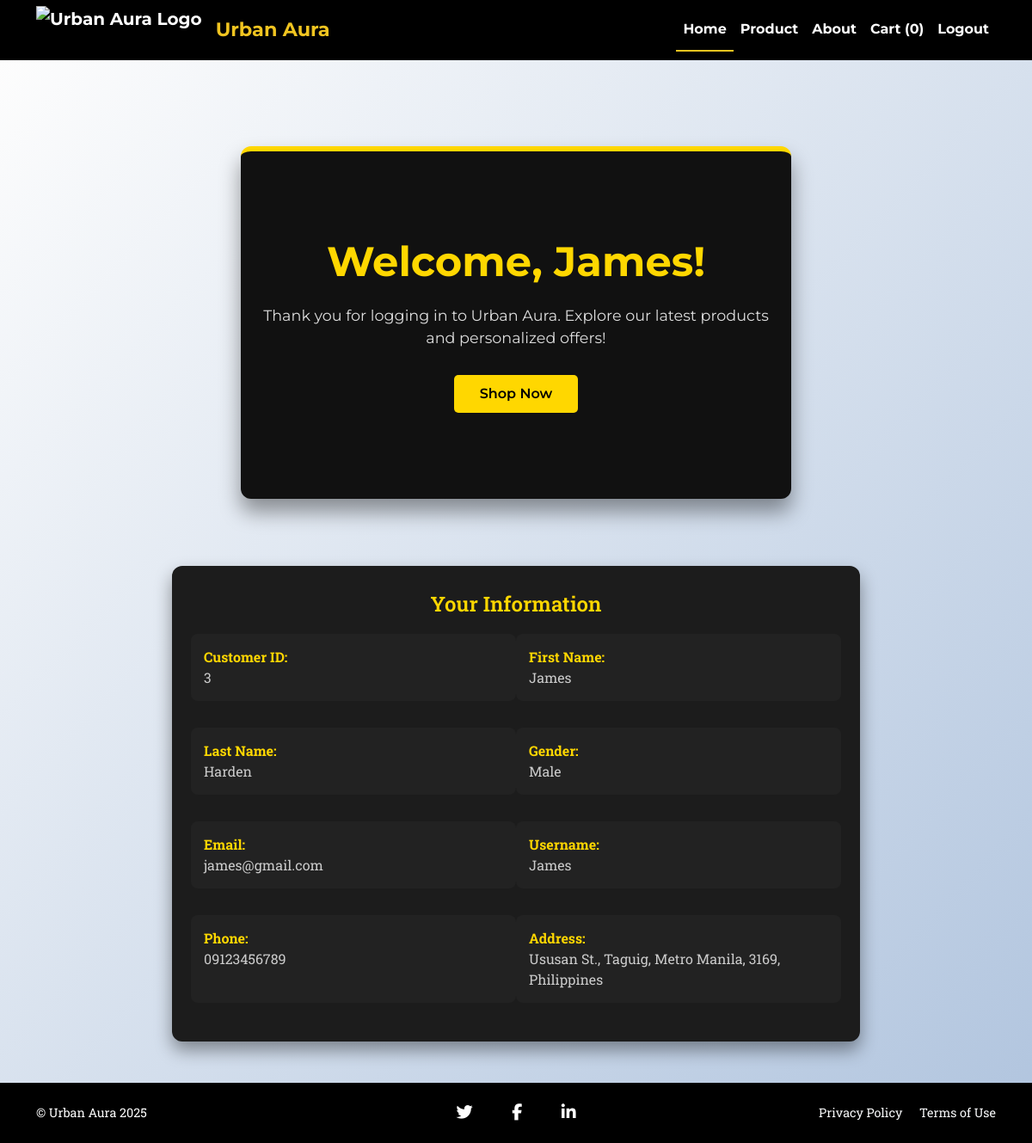
/welcome.php (signed in), run on the app's committed database.
### tables this page shows
CREATE TABLE `customer` (
  `customer_id` int(11) NOT NULL,
  `first_name` varchar(50) NOT NULL,
  `last_name` varchar(50) NOT NULL,
  `gender` enum('Male','Female','Other') DEFAULT NULL,
  `email` varchar(100) NOT NULL,
  `username` varchar(50) NOT NULL,
  `password` varchar(255) NOT NULL,
  `phone` varchar(20) DEFAULT NULL,
  `address` varchar(255) DEFAULT NULL
);

### welcome.php (the view, shortened to what this page needs)
<?php
$customer_id = $_SESSION['customer_id'];
$conn = new mysqli("localhost", "root", "", "online_merchandise");
$stmt = $conn->prepare("SELECT customer_id, first_name, last_name, gender, email, username, phone, address FROM Customer WHERE customer_id = ?");
$stmt->bind_param("i", $customer_id);
$stmt->execute();
$result = $stmt->get_result();
$user = $result->fetch_assoc();
$session_id = session_id();
if ($customer_id) {
    $stmt = $conn->prepare("SELECT SUM(quantity) AS total FROM Cart WHERE customer_id = ?");
    $stmt->bind_param("i", $customer_id);
} else {
    $stmt = $conn->prepare("SELECT SUM(quantity) AS total FROM Cart WHERE session_id = ?");
    $stmt->bind_param("s", $session_id);
}
$stmt->execute();
$cart_count = $stmt->get_result()->fetch_assoc()['total'] ?? 0;
?>
<!DOCTYPE html>
<html lang="en">
<head>
  <link href="https://cdn.jsdelivr.net/npm/bootstrap@5.2.3/dist/css/bootstrap.min.css" rel="stylesheet" />
  <link href="https://cdnjs.cloudflare.com/ajax/libs/font-awesome/6.5.0/css/all.min.css" rel="stylesheet" />
</head>
<body>
<nav class="navbar navbar-expand-lg navbar-dark fixed-top" id="mainNav">
  <div class="container">
    <a class="navbar-brand d-flex align-items-center" href="product.php">
      <img src="assets/img/logo.png" alt="Urban Aura Logo" style="height: 55px;" />
      <span class="ms-3 fw-bold" style="color: #f0c420; font-size: 1.4rem;">Urban Aura</span>
    </a>
    <div class="collapse navbar-collapse" id="navbarResponsive">
      <ul class="navbar-nav ms-auto">
        <li class="nav-item"><a class="nav-link active" href="welcome.php">Home</a></li>
        <li class="nav-item"><a class="nav-link" href="product.php?sort=newest">Product</a></li>
        <li class="nav-item"><a class="nav-link" href="about.php">About</a></li>
        <li class="nav-item"><a class="nav-link" href="cart.php">Cart (<?= htmlspecialchars($cart_count) ?>)</a></li>
        <?php if ($customer_id): ?>
          <li class="nav-item"><a class="nav-link" href="logout.php">Logout</a></li>
        <?php else: ?>
          <li class="nav-item"><a class="nav-link" href="regform.php">Register/Login</a></li>
        <?php endif; ?>
      </ul>
    </div>
  </div>
</nav>
<section class="hero-section">
  <h1>Welcome, <?= htmlspecialchars($user['first_name']) ?>!</h1>
  <p>Thank you for logging in to Urban Aura. Explore our latest products and personalized offers!</p>
  <a href="product.php" class="btn btn-explore">Shop Now</a>
</section>
<div class="info-card mt-5">
  <h4>Your Information</h4>
  <div class="row row-cols-1 row-cols-md-2 g-3">
    <?php
    $fields = [
      'Customer ID' => 'customer_id',
      'First Name' => 'first_name',
      'Last Name' => 'last_name',
      'Gender' => 'gender',
      'Email' => 'email',
      'Username' => 'username',
      'Phone' => 'phone',
      'Address' => 'address',
    ];
    foreach ($fields as $label => $key): ?>
      <div>
        <strong><?= htmlspecialchars($label) ?>:</strong><br>
        <span><?= htmlspecialchars($user[$key]) ?></span>
      </div>
    <?php endforeach; ?>
  </div>
</div>
<footer class="footer mt-5">
  <div class="container">
    <div class="row align-items-center">
      <div class="col-lg-4 text-lg-start">© Urban Aura 2025</div>
      <div class="col-lg-4 my-3 my-lg-0 text-center">
        <a class="btn btn-social mx-2" href="#!" aria-label="Twitter"><i class="fab fa-twitter"></i></a>
        <a class="btn btn-social mx-2" href="#!" aria-label="Facebook"><i class="fab fa-facebook-f"></i></a>
        <a class="btn btn-social mx-2" href="#!" aria-label="LinkedIn"><i class="fab fa-linkedin-in"></i></a>
      </div>
      <div class="col-lg-4 text-lg-end">
        <a class="link-light text-decoration-none me-3" href="#!">Privacy Policy</a>
        <a class="link-light text-decoration-none" href="#!">Terms of Use</a>
      </div>
    </div>
  </div>
</footer>
</body>
</html>

### welcome.php (style rules this page uses)
html, body { height: 100%; margin: 0; display: flex; flex-direction: column; font-family: 'Roboto Slab', serif; background: linear-gradient(to bottom right, #fdfdfd, #b0c4de); color: #000; padding-top: 70px; }
#mainNav { background-color: #000 !important; height: 70px; font-family: 'Montserrat', sans-serif; }
#mainNav .navbar-brand, #mainNav .nav-link { color: white !important; font-weight: 700; }
#mainNav .navbar-brand img { max-height: 55px; margin-top: -1px; }
#mainNav .navbar-nav .nav-link { padding-top: 0.75rem; padding-bottom: 0.75rem; }
.navbar-nav .nav-link.active { color: #f0c420 !important; border-bottom: 2px solid #f0c420; }
.hero-section { padding: 100px 20px; background: #111; text-align: center; border-top: 6px solid gold; border-radius: 12px; box-shadow: 0 15px 25px rgba(0, 0, 0, 0.4); margin: 30px auto; max-width: 900px; color: gold; font-family: 'Montserrat', sans-serif; }
.hero-section h1 { font-size: 3rem; font-weight: 700; margin-bottom: 20px; }
.hero-section p { font-size: 1.1rem; color: #ddd; max-width: 600px; margin: 0 auto 30px; }
.btn-explore { background-color: gold; color: black; padding: 10px 30px; font-weight: 600; border: none; border-radius: 5px; transition: background-color 0.3s ease, transform 0.2s ease; }
.info-card { background: #1c1c1c; padding: 30px; border-radius: 12px; box-shadow: 0 10px 20px rgba(0,0,0,0.4); color: #ccc; max-width: 800px; margin: auto; }
.info-card h4 { color: gold; font-weight: 600; margin-bottom: 20px; text-align: center; }
.info-card .row > div { background: #222; border-radius: 8px; padding: 15px; margin-bottom: 15px; }
.info-card strong { color: gold; }
footer { background-color: #000; font-size: 0.9rem; color: white; padding: 1rem 0; margin-top: auto; }
.btn-social i { font-size: 1.2rem; color: white; }

### data on the page
customer: first_name "James", customer_id "3", last_name "Harden", gender "Male", email "james@gmail.com", username "James", phone "09123456789", address "Ususan St., Taguig, Metro Manila, 3169, Philippines"

### other printed values
$cart_count "0"
$label "Customer ID"
$label "First Name"
$label "Last Name"
$label "Gender"
$label "Email"
$label "Username"
$label "Phone"
$label "Address"
